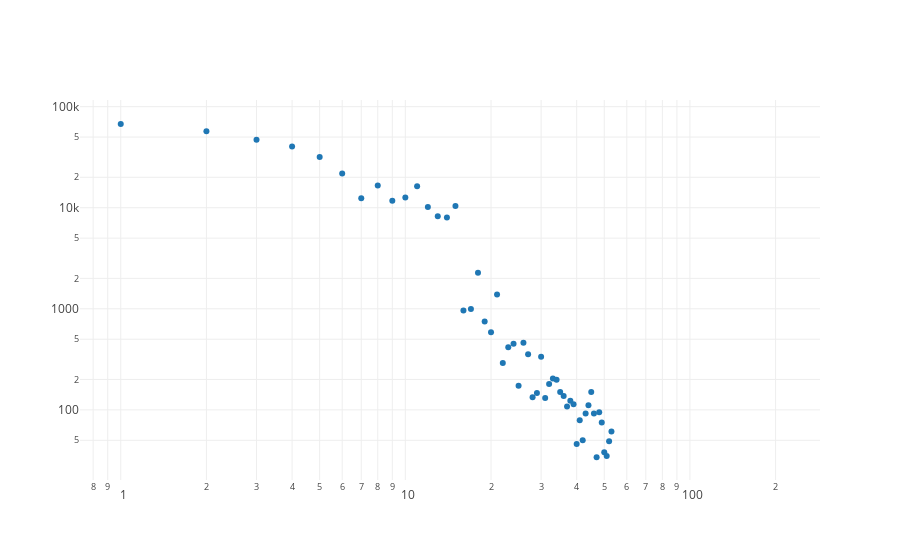

Source (notebook cell):
### Code cell
trace = go.Scatter(x=data.index, y=data['total_projects'], mode='markers')
layout = go.Layout(
    title='',
    xaxis=dict(type='log'),
    yaxis=dict(type='log')
)

fig = dict(data=[trace], layout=layout)
plotly.offline.iplot(fig)

### Figure 1 — Plotly figure (JSON) as saved in the notebook; plotly's stock layout.template omitted (floating-point values rounded to 4 significant figures; data arrays with more than 128 entries replaced by an {"elided": "..."} marker saying what was removed)
{"data": [{"mode": "markers", "type": "scatter", "uid": "948a6765-52cb-41d2-b4a9-df1ff8900876", "x": {"elided": "207 int values"}, "y": {"elided": "207 int values"}}], "layout": {"title": {"text": ""}, "xaxis": {"type": "log"}, "yaxis": {"type": "log"}}}
